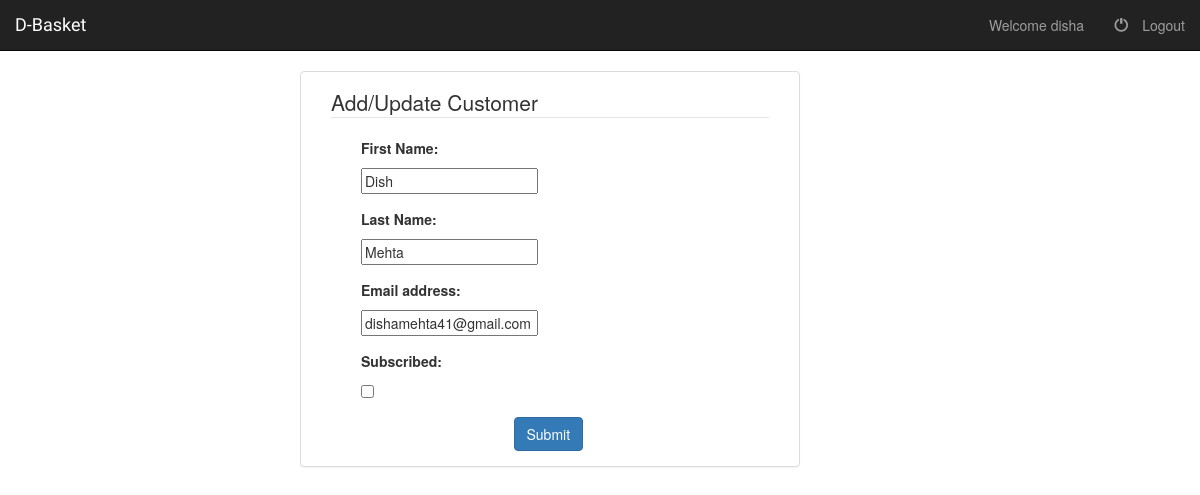
Before: /emp/customer/6/ (signed in) with the older database file.
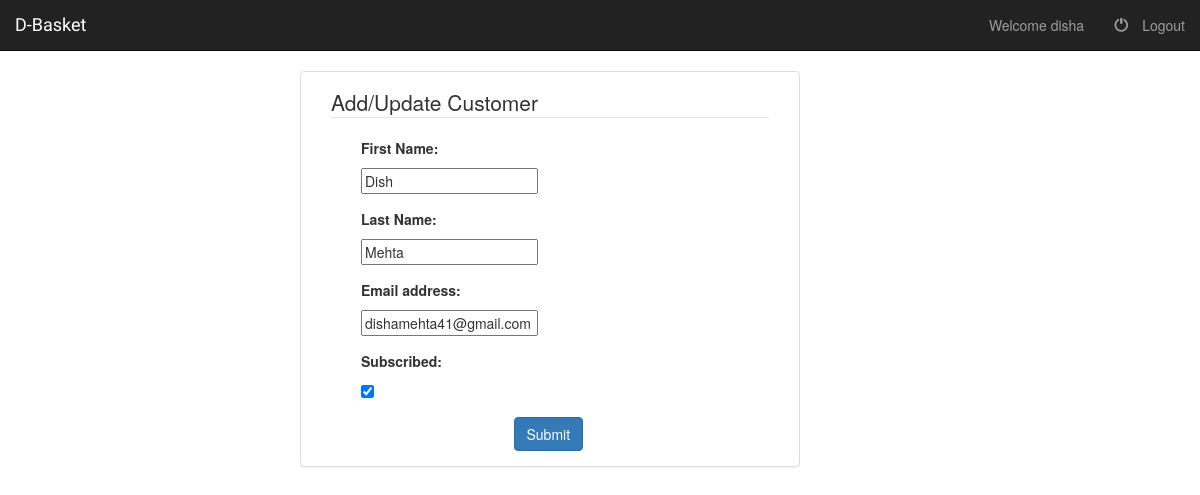
After: the same page with the newer database file.
### AdminPanel/models.py (models this page shows, shortened)
class Customer(models.Model):
	first_name = models.CharField(max_length = 100,null = False, blank=False, verbose_name = 'First Name')
	last_name = models.CharField(max_length = 100,null = False, blank=False, verbose_name = 'Last Name')
	email_id = models.EmailField(max_length = 100,null = False, blank=False, verbose_name = 'Email address')
	join_date = models.DateTimeField(default = timezone.now, editable = False)
	last_modified = models.DateTimeField(auto_now = True)
	subscribe = models.BooleanField(default = False, verbose_name = 'Subscribed')

### AdminPanel/customer_views.py (the view)
# urls.py: url(r'^customer/(?P<pk>[0-9]+)/$', login_required(customer_views.UpdateCustomer.as_view()) , name = 'update-customer'),
class UpdateCustomer(generic.UpdateView):
	model = Customer
	fields = ['first_name', 'last_name', 'email_id', 'subscribe']

### AdminPanel/templates/AdminPanel/customer_form.html (shortened to what this page needs)
{% extends "base.html" %}
{% block content %}
<div class="panel panel-default col-md-offset-3 col-md-5">
	<div class="panel-body col-sm-12">
		<form action="" method="POST" role="form">
			<legend>Add/Update Customer</legend>
			{% include "AdminPanel/form_template.html" %}
			<button type="submit" class="btn btn-primary  col-md-offset-5">Submit</button>
		</form>
	</div>
</div>
{% endblock content %}

### AdminPanel/templates/AdminPanel/form_template.html
{% for field in form %}
	<div class="form-group col-sm-12">
		<label class="col-sm-12 col-md-5s">{{field.label_tag}}</label>
		<div class="col-sm-12 col-md-3">{{field}}</div>
	</div>
{% endfor %}

Changed rows visible on the page:
changed Customer "Dish": subscribe "☐" → "☑"
